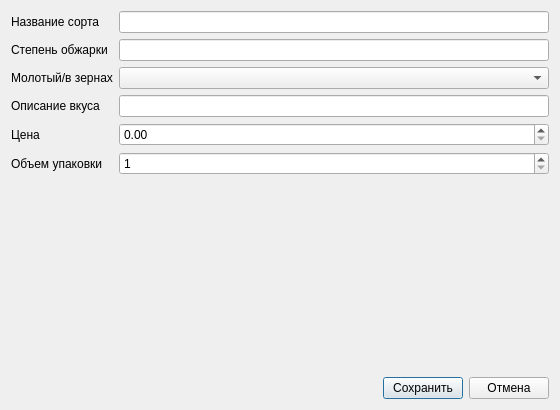
<?xml version="1.0" encoding="UTF-8"?>
<ui version="4.0">
 <class>AddEditCoffeeForm</class>
 <widget class="QDialog" name="AddEditCoffeeForm">
  <property name="geometry">
   <rect>
    <x>0</x>
    <y>0</y>
    <width>560</width>
    <height>410</height>
   </rect>
  </property>
  <property name="windowTitle">
   <string>Добавить / Редактировать кофе</string>
  </property>
  <layout class="QVBoxLayout" name="verticalLayout">
   <item>
    <layout class="QFormLayout" name="formLayout">
     <item row="0" column="0">
      <widget class="QLabel" name="sort_name_label">
       <property name="text">
        <string>Название сорта</string>
       </property>
      </widget>
     </item>
     <item row="0" column="1">
      <widget class="QLineEdit" name="sort_name_edit"/>
     </item>
     <item row="1" column="0">
      <widget class="QLabel" name="roast_level_label">
       <property name="text">
        <string>Степень обжарки</string>
       </property>
      </widget>
     </item>
     <item row="1" column="1">
      <widget class="QLineEdit" name="roast_level_edit"/>
     </item>
     <item row="2" column="0">
      <widget class="QLabel" name="is_ground_label">
       <property name="text">
        <string>Молотый/в зернах</string>
       </property>
      </widget>
     </item>
     <item row="2" column="1">
      <widget class="QComboBox" name="is_ground_combo"/>
     </item>
     <item row="3" column="0">
      <widget class="QLabel" name="taste_label">
       <property name="text">
        <string>Описание вкуса</string>
       </property>
      </widget>
     </item>
     <item row="3" column="1">
      <widget class="QLineEdit" name="taste_description_edit"/>
     </item>
     <item row="4" column="0">
      <widget class="QLabel" name="price_label">
       <property name="text">
        <string>Цена</string>
       </property>
      </widget>
     </item>
     <item row="4" column="1">
      <widget class="QDoubleSpinBox" name="price_spin">
       <property name="decimals">
        <number>2</number>
       </property>
       <property name="maximum">
        <double>1000000.000000000000000</double>
       </property>
      </widget>
     </item>
     <item row="5" column="0">
      <widget class="QLabel" name="volume_label">
       <property name="text">
        <string>Объем упаковки</string>
       </property>
      </widget>
     </item>
     <item row="5" column="1">
      <widget class="QSpinBox" name="package_volume_spin">
       <property name="minimum">
        <number>1</number>
       </property>
       <property name="maximum">
        <number>100000</number>
       </property>
      </widget>
     </item>
    </layout>
   </item>
   <item>
    <layout class="QHBoxLayout" name="buttonsLayout">
     <item>
      <spacer name="horizontalSpacer">
       <property name="orientation">
        <enum>Qt::Horizontal</enum>
       </property>
       <property name="sizeHint" stdset="0">
        <size>
         <width>40</width>
         <height>20</height>
        </size>
       </property>
      </spacer>
     </item>
     <item>
      <widget class="QPushButton" name="save_button">
       <property name="text">
        <string>Сохранить</string>
       </property>
      </widget>
     </item>
     <item>
      <widget class="QPushButton" name="cancel_button">
       <property name="text">
        <string>Отмена</string>
       </property>
      </widget>
     </item>
    </layout>
   </item>
  </layout>
 </widget>
 <resources/>
 <connections/>
</ui>
